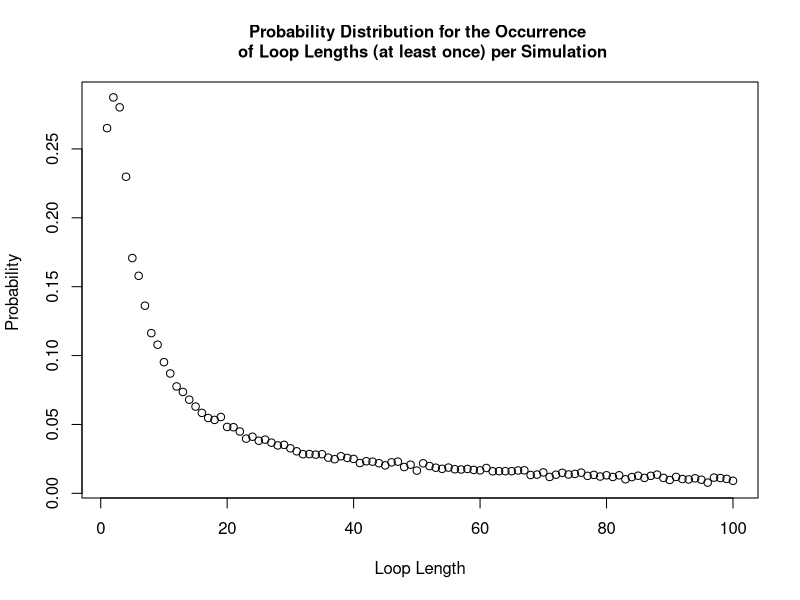

Write the R code that produced this figure.
#### Team Members:
# Fatima Kasenally (S2443602); Wenqi Ni (s1792412); Cameron Allan (S1748084)

#### address of github repo:
# https://github.com/niwq15/SP-Group-7-A2


#### Contributions

# Functions we each made versions of:
# Cameron - Strategy1, Strategy2, Strategy3, Pone, Pall, dloop
# Wenqi - Strategy1, Strategy2, Strategy3, Pone, Pall, dloop 
# Fatima - Strategy2, Pone, Pall, dloop 

# Further Details: 

# Cameron wrote the used Strategy 3 function and added an if statement to speed up the Pall function. 
# Some attempts were made to use arrays to write more efficient strategy functions but these were slower. 
# Other versions of Pone and Pall were also made but the final versions used were faster. 
# The dloop function written was not used as other members' dloops were better.


# Wenqi created the final versions of the functions Strategy 1, Strategy 2, Pone, Pall and the probability of no loop longer than 50 
# in a random reshuffling of cards. She wrote comments for these functions and those results. 
# She also provided a version of Strategy3, dloop function and the visualisation of the probabilities sensibly. 

# Fatima created an alternative version of Strategy 2 and pone. She created the final version of pall and dloop. 
# She also provided the sample solutions for various n and strategy combinations, and wrote comments to explain the results,
# generated the probability ditribution plot and returned the total probability of success for Strategy 1


#### Overview 
# This file holds the self-contained code to use stochastic simulation to study a generalised version of the famous '100 Prisoners Problem' 
# The problem is defined as follows: 
# Consider a prison containing 2n prisoners, each with a unique identification number ranging from 1 to 2n. 
# The prison has a room with 2n boxes, each uniquely numbered from 1 to 2n and each containing a single card. 
# These cards are each labelled with a unique number between 1 and 2n. 
# Each prisoner is allowed to open n boxes to find the card with their number.
# If all 2n prisoners successfully find their cards then they all go free. 
# After their turn,the prisoners are not allowed to communicate any new information from the boxes 
# to prisoners who have yet to take their turn.
# The room is returned to its original state after each prisoner’s go. 

# Firstly, we will show 3 strategies for the prisoners, then create a 'Pone' function to estimate 
# the probability of a single prisoner successfully finding their number, then use a 'Pall' function to 
# calculate the probability of all the prisoners finding their numbers. 
# Based on the results of the individual and joint success probabilities using different strategies, 
# we will give some comments about which strategy has the highest success probabilities for 
# both individuals and the collective. 

## Each function expressing the different strategies for opening boxes to find cards will require the same 
## input parameters : n,k,cards_num. Where n parameterises the 2n number of boxes, prisoner and cards in our problem.
## k is the prisoner's number and cards_num represents the random orders of cards placed in boxes.
## Uniform input parameters allows the implemented strategy to be a variable in each simulation as each strategy 
## function is interchangeable. This is required by functions 'Pone' and 'Pall'.


## Strategy 1:

## The Strategy1 function has inputs, n, k, and 'cards_num' (the card numbers indexed by the box numbers). 
## Each prisoner with their number 'k' starts at the k-th box which contains card b. If k is not equal to b, then the prisoner 
## goes to box b and opens it. The process will be repeated until they have either found the card k or opened n boxes without finding it
## The Strategy1 function will return 'TRUE' if the prisoner k will find their number within the n tries, otherwise it will return 'FALSE'.
Strategy1 <- function(n,k,cards_num) {
  #create an empty vector to store card numbers as they are read
  cards_picked <- rep(0, n) # the prisoner can read at most n cards
  cards_picked[1] <- cards_num[k] # start at the box with his number (k) on it 
  #for each of the remaining steps, first check if he has found his card number
  #if so, he will stop; if not, he will continue to read cards
  for (b in 2:n) {
    if (cards_picked[b-1] == k) {#if the prisoner k has found his number
      return(TRUE) #yes the prisoner has successfully found his card
      break # stop here and the prisoner will not open other boxes
    } else {#otherwise prisoner will open another box with the number of the last card
      cards_picked[b] <- cards_num[cards_picked[b-1]]
    }
  }
  #check whether he finds his number in the final step
  if (cards_picked[n] != k) { #if the final number is not his number
    return(FALSE) #prisoner has failed to find his card
  } else {#if the final number is equal to his number
    return(TRUE) #prisoner has successfully found his card
  }
}

## Strategy 2:

## The Strategy2 function has inputs, n, k, and cards_num.
## This strategy follows an identical procedure to strategy 1, except that the starting box is randomly selected
## The prisoner uses the card number in each box to pick his next box to open.
## The prisoner can open at most n boxes in order to find the card with their number on it.
## The Strategy2 function will return 'TRUE' if the prisoner k will find their number within the n tries, otherwise 'FALSE'.
Strategy2 <- function(n,k,cards_num) {
  #create an empty vector to store card numbers that have been read
  cards_picked <- rep(0, n) # the prisoner can read at most n cards
  cards_picked[1] <- sample(cards_num,1)# start at a randomly selected box 
  #for each of the remaining steps, firstly check whether he has found him number card
  #if so, he will stop; if not, he will continue to read cards
  for (b in 2:n) {
    if (cards_picked[b-1] == k) {#if the prisoner k has found his number
      return(TRUE)
      break #stop here and the prisoner will not open other boxes
    } else {#otherwise prisoner will open the box with number k
      cards_picked[b] <- cards_num[cards_picked[b-1]]
    }
  }
  #check whether he finds his number in the final step
  if (cards_picked[n] != k) { #if the final number is not his number
    return(FALSE)
  } else {#if the final number is equal to his number
    return(TRUE)
  }
} #The function returns TRUE/FALSE expressing that the prisoner has FOUND/FAILED TO FIND his card 

## Strategy 3:
## The Strategy3 function has inputs, n, k, and cards_num.
## The prisoner opens n boxes at random, without replacement and the prisoner will open n different boxes. 
## The Strategy3 function will return 'TRUE' if the prisoner k will find their number within the n tries, otherwise 'FALSE'.
Strategy3 <- function(n,k,cards_num){ 
  cards_picked <- sample(cards_num,n,replace=FALSE) # Randomly select n boxes from cards_num to open
  any(k == cards_picked) # check whether the prisoner's number appears in the selected card_num
} # End function


## The 'Pone' function takes the inputs 'n', 'k', 'strategy' and 'nreps' (the number of replicate simulations).
## 'Pone' is a function which calculates the probability of an individual prisoner 'k' finding his card number amoungst 2n boxes. 
## The prisoner can open n boxes and the trial is simulated nreps times. In each simulation a set-up is generated and one strategy 
## is used for the prisoner's search. The outcome of each simulation is recorded (success/failure) and 
## (total number of successes/nreps) calculates the probability that the prisoner finds his card. This probability is the function output. 
Pone <- function(n,k,strategy,nreps) {
  # create an empty vector to store the outcome of each simulation as 1/0 = Success/ Failure to find his card
  success <- rep(0, nreps)
  for (i in 1:nreps) {
    # simulate the random order of card numbers
    cards_num <- sample(1:(2*n), 2*n, replace=FALSE)
    success[i] <- strategy(n,k,cards_num)
  }
  # return the frequentist probability of success as: 
  # total number of simulated successes / total number of simulations
  return(sum(success)/nreps)
}


## The 'Pall' function takes the inputs 'n', 'strategy' and 'nreps'.
## 'Pall' is a function to find the probability of all the 2n prisoners finding their cards in a single simulation
## and all being able to escape. All prisoners must use the same strategy. The probability is calculated by finding
## the total number of all prisoner successes and dividing by the number of simulations run (nreps).
## The Function then returns this probability vector as the output.
Pall <- function(n,strategy,nreps) {
  #create a vector to record the result of each simulation with default values of 1s
  num_success <- rep(1,nreps)
  for (i in 1:nreps) {#for each simulation
    #generate a random order of card numbers
    cards_num <- sample(1:(2*n), 2*n, replace=FALSE)
    #use the strategies to calculate whether each prisoner can find their correct number within n times
    for (k in 1:(2*n)) {
      result <- strategy(n,k,cards_num) # save the result of strategy for the k-th prisoner
      num_success[i] <- num_success[i] * result # if result is 1 keep 1 in the vector. If 0 change to 0.
      if (result == 0){ # stop if any prisoner does not escape, this cuts down simulation run-time
        break
      }
    }
  }
  # return the frequentist probability as: total number of simulated successes / total number of simulated trials
  return(sum(num_success)/nreps)
}

### Sample Results ###

### individual prisoner probabilities: 
### Pone takes args: n,k,strategy,nreps

Pone(5,5,Strategy1,10000)
Pone(50,50,Strategy1,10000)
# one prisoner & strategy 1: prob success ~ 50%  (for all n)

Pone(5,5,Strategy2,10000)
Pone(50,50,Strategy2,10000)
# one prisoner & strategy 2: prob success ~40%  (n=5) ~37%  (n>50)

Pone(5,5,Strategy3,10000)
Pone(50,50,Strategy3,10000)
# one prisoner & strategy 3: prob success ~50%  (for all n)

### joint probabilities for all prisoners as a collective:  
### Pall takes args: n,strategy,nreps


Pall(5,Strategy1,10000)
Pall(50,Strategy1,10000)
#10 prisoners & strategy 1: prob success ~35% (n=5)
#100 prisoners & strategy 1: prob success ~31% (n=50)

Pall(5,Strategy2,10000)
Pall(50,Strategy2,10000)
#10 prisoners & strategy 2: prob success ~0.01%  (n=5)
#100 prisoners & strategy 2: prob success ~0% (smaller than precision)  (n=50)

Pall(5,Strategy3,10000)
Pall(50,Strategy3,10000)
#10 prisoners & strategy 3: prob success ~0.1%  (n=5)
#100 prisoners & strategy 3: prob success ~0% (smaller than precision) (n=50)


## Remarks

## Strategy 1 and Strategy 3 have similar individual success probabilities of 50%. 
## Strategy 1 has much higher joint success probability of above 30%, while Strategy 3 only has 0%.
## It demonstrates that there is something intelligent in Strategy 1's design.
## Strategy 2 has a lower marginal probability for success than the others, and a joint probability close to 0. 

## More explanations
## For Strategy 1, consider the distribution of maximum loop lengths amongst the boxes and cards. The cycle of box and card numbers 
## must eventually return the prisoner to open a box with his card number inside if he is allowed to open as many boxes as he wants, 
## as the numbers used are part of a finite sequence. Thus, the high joint success probability can be calculated as the cumulative 
## probability of the maximum loop length being less than n, which we have determined to be approximately 31%

## For Strategy 2, the marginal probability is lower than 50% because the conditions for the prisoner's success are 1.the prisoner 
## select the correct loop with his card in it at random; 2.the loop he picks must also be shorter than n. 
## Our results show that the probability is about 37-40% (varies with n). The joint probability tends to 0 for the similar reason as strategy 3.

## For Strategy 3, the probability of finding their card every time they open a box is 1/2n and if he opens n boxes at random the 
## probability of finding his card is n/2n (=50%). For 2n prisoners all finding their cards in a simulation we multiply the independent 
## marginal probabilities to produce a joint probability of (0.5)^(2n), which tends to 0 as n increases. 


##  The 'dloop' function takes in the inputs: 'n' and 'nreps' 
## 'dloop' is a function which returns the probability distribution vector for each loop length occuring in a simulation.
## It takes the parameters n (making 2n boxes) and nreps (to make nreps simulations). In each simulation all the boxes 
## are opened and the lengths of all loops are counted. All the loop lengths are then tabulated and divided by nreps. 
## This creates a probability vector (prob_vec_y = probability of each loop length occurring at least once),
## this is the output of the function. 
dloop <- function(n, nreps) {
  each_loop_lengths <- c() #list to store the loop lengths generated by all simulations
  
  for (i in 1:nreps){ 
    #simulate a new set of boxes for each simulation
    cards_num <- sample(1 : (2*n), 2*n , replace=FALSE) 
    #store a list of closed boxes in each simulation
    unopened_boxes <- 1:(2*n)
    
    #store the unique loop lengths generated from each simulation 
    new_loop_lengths <- c()
    
    #scan for loops, (while more than 2 boxes are still closed, indexing breaks down for smaller loops)
    while (length(unopened_boxes) > 2 ){
      #pick the smallest number unopened box and store the value of the card inside 
      cards_picked <- cards_num[unopened_boxes[1]]
      
      #pick your next box according to your last card and scan each closed loop
      for (b in 2:length(unopened_boxes)){ #max loop length is the number of closed boxes
        #store the number of the latest card
        cards_picked <- c(cards_picked, cards_num[cards_picked[b-1]])
      }#end for 
      
      
      #scanning the last 2 boxes
      if (length(unopened_boxes) == 2 && cards_num[unopened_boxes[1]] == unopened_boxes[2]) {
        #we have found a 2 item long loop 
        new_loop_lengths <- c(new_loop_lengths, 2) 
      } else if ((length(unopened_boxes) == 2) && (cards_num[unopened_boxes[1]] == unopened_boxes[1])) {
        #we have found one or more loops with length 1
        new_loop_lengths <- c(new_loop_lengths, 1) 
      }
      
      #add your new loop length to your list 
      new_loop_lengths <- c(new_loop_lengths, length(unique(cards_picked))) 
      
      #remove the boxes opened 
      unopened_boxes <- setdiff(unopened_boxes,unique(cards_picked))
    } #end while 
    
    #store the uniquely occuring loop lengths from each simulation in a global simulation list 
    each_loop_lengths <- c(each_loop_lengths, unique(new_loop_lengths))
    
    
  } #end for 
  prob_vec_y <- tabulate(each_loop_lengths)/nreps #probability vector for the occurrence of each type of loop length 
  #function outputs the probability distribution 
  return(prob_vec_y)
  
}#end function




#testing the distribution for n=50
n = 50 
#variable storing our probability distribution using function dloop
prob_vec <- dloop(n, 10000)

##plotting the probability distribution
#create an x axis 
x_axis <- 1:length(prob_vec)
plot(x_axis, prob_vec, xlab = "Loop Length", ylab = "Probability ", main = "Probability Distribution for the Occurrence \n of Loop Lengths (at least once) per Simulation", cex.main = 1)

#output the probability distribution vector: 
cat("your probability vector for producing at least one loop of length i: \n", prob_vec, "\n")

## Note that 'no loop length longer than 50' indicates that the max loop length is 50. 
## P(no loop longer than 50) = 1 - P(there exist loop lengths larger than 50)
## Since the total loop lengths must sum to 2n, the loops of length greater than n can only occur once.
## It implies that P(loop length >n occurs at least once ) = P(loop length >n occurs exactly once ).
## Thus, P(there exist loop lengths larger than 50) is equal to the sum of P(there exists loop length i) where i ranges from 51 to 100. 

cat( "Probability of Strategy 1 succeeding: \n", 1 - sum(prob_vec[(n+1):(2*n)]), "\n this is also the probability of the maximum loop length being no more than n")
